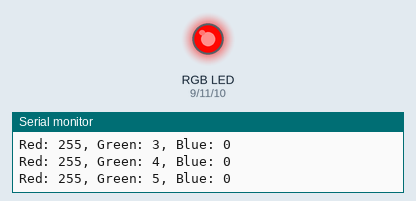
This sketch was run on a simulated Arduino Uno, built with avr-gcc and run on an emulated ATmega328P. On the bench: an RGB LED mixed from three pins (HIGH = lit), the last lines printed to the serial monitor.

Above: at 0.16 s.
At 4.91 s:
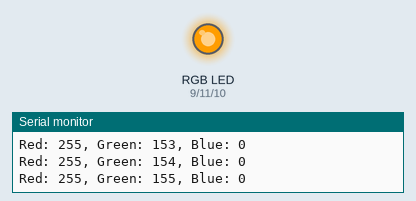
At 9.84 s:
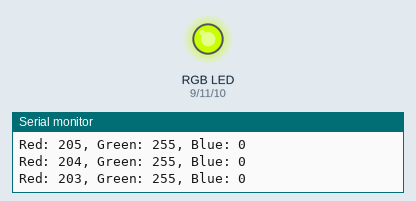
At 19.83 s:
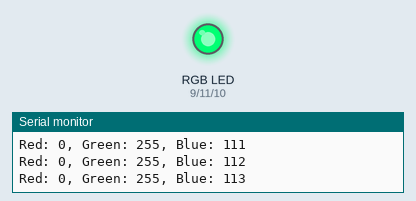
At 29.66 s:
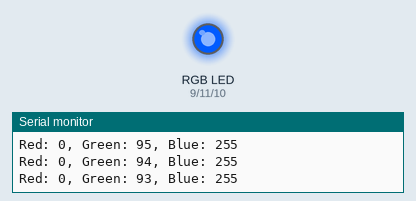
At 39.66 s:
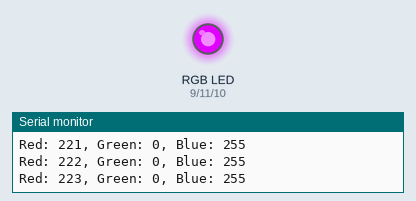
Timing chart, 0 to 40.0 s (numbered marks = the images above):
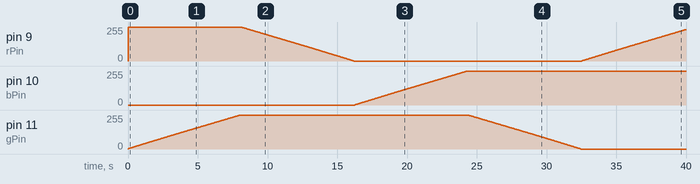

Measured:
- by itself, pin 10 (bPin): moves from 0/255 to 255/255 over 8.1 s
- by itself, pin 11 (gPin): rises from 0/255 to 255/255 in 8.0 s, then falls to 0/255 in 24.4 s

The sketch:

RGB_LED_VAL_Loop.ino
```cpp
int rPin = 9, bPin = 10, gPin = 11, rVal, gVal, bVal, dly = 1;
String   r = "Red: ", g = ", Green: ", b = ", Blue: ";
void setup() {
  // put your setup code here, to run once:
  Serial.begin(9600);
  pinMode(rPin, OUTPUT);
  pinMode(gPin, OUTPUT);
  pinMode(bPin, OUTPUT);

}

void loop() {
  rVal = 255;
  bVal = 0;
  for (gVal = 0; gVal <= 255; gVal++) {
    analogWrite(rPin, rVal);
    analogWrite(gPin, gVal);
    analogWrite(bPin, bVal);
    Serial.print(r);
    Serial.print(rVal);
    Serial.print(g);
    Serial.print(gVal);
    Serial.print(b);
    Serial.println(bVal);
    delay(dly);
  }

  gVal = 255;
  bVal = 0;
  for (rVal = 255; rVal >= 0; rVal--) {
    analogWrite(rPin, rVal);
    analogWrite(gPin, gVal);
    analogWrite(bPin, bVal);
    Serial.print(r);
    Serial.print(rVal);
    Serial.print(g);
    Serial.print(gVal);
    Serial.print(b);
    Serial.println(bVal);
    delay(dly);
  }

  gVal = 255;
  rVal = 0;
  for (bVal = 0; bVal <= 255; bVal++) {
    analogWrite(rPin, rVal);
    analogWrite(gPin, gVal);
    analogWrite(bPin, bVal);
    Serial.print(r);
    Serial.print(rVal);
    Serial.print(g);
    Serial.print(gVal);
    Serial.print(b);
    Serial.println(bVal);
    delay(dly);
  }

  bVal = 255;
  rVal = 0;
  for (gVal = 255; gVal >= 0; gVal--) {
    analogWrite(rPin, rVal);
    analogWrite(gPin, gVal);
    analogWrite(bPin, bVal);
    Serial.print(r);
    Serial.print(rVal);
    Serial.print(g);
    Serial.print(gVal);
    Serial.print(b);
    Serial.println(bVal);
    delay(dly);
  }

  bVal = 255;
  gVal = 0;
  for (rVal = 0; rVal <= 255; rVal++) {
    analogWrite(rPin, rVal);
    analogWrite(gPin, gVal);
    analogWrite(bPin, bVal);
    Serial.print(r);
    Serial.print(rVal);
    Serial.print(g);
    Serial.print(gVal);
    Serial.print(b);
    Serial.println(bVal);
    delay(dly);
  }

  rVal = 255;
  gVal = 0;
  for (bVal = 255; bVal >= 0; bVal--) {
    analogWrite(rPin, rVal);
    analogWrite(gPin, gVal);
    analogWrite(bPin, bVal);
    Serial.print(r);
    Serial.print(rVal);
    Serial.print(g);
    Serial.print(gVal);
    Serial.print(b);
    Serial.println(bVal);
    delay(dly);
  }
}
```
